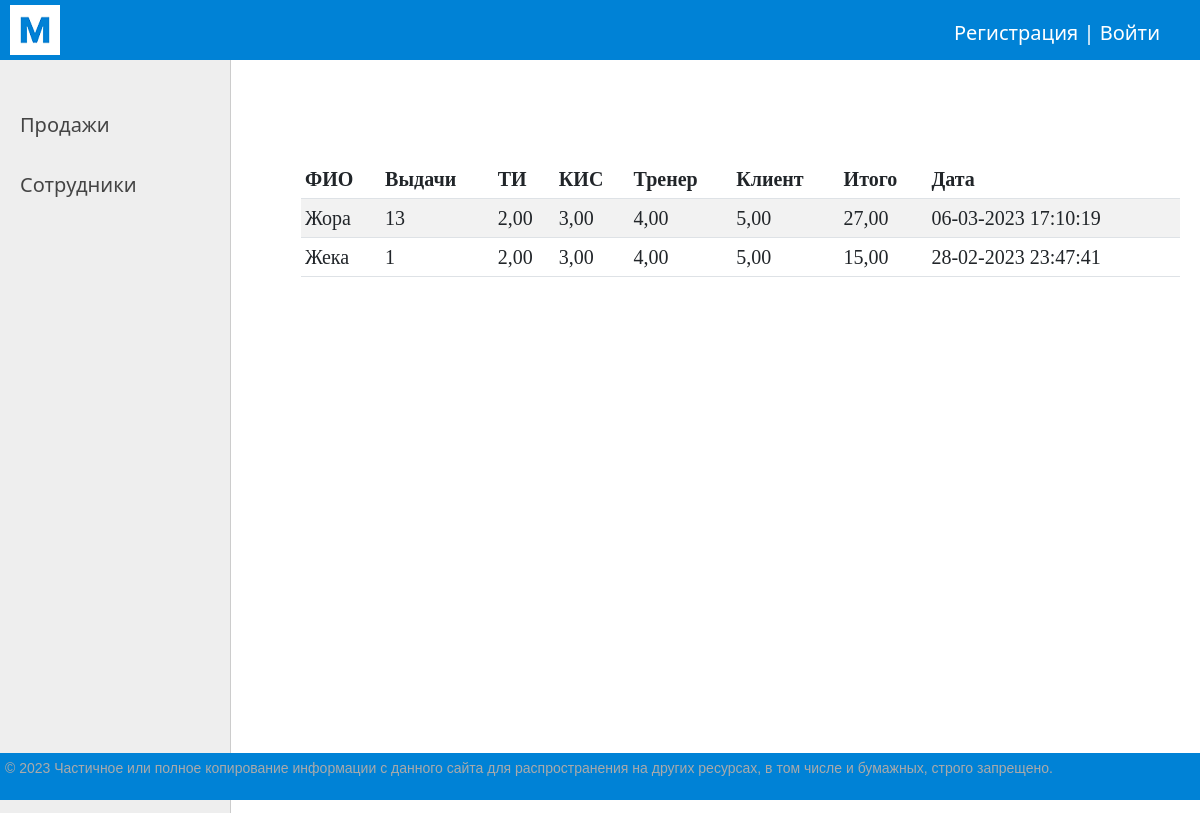
Before: /sales/ with the older database file.
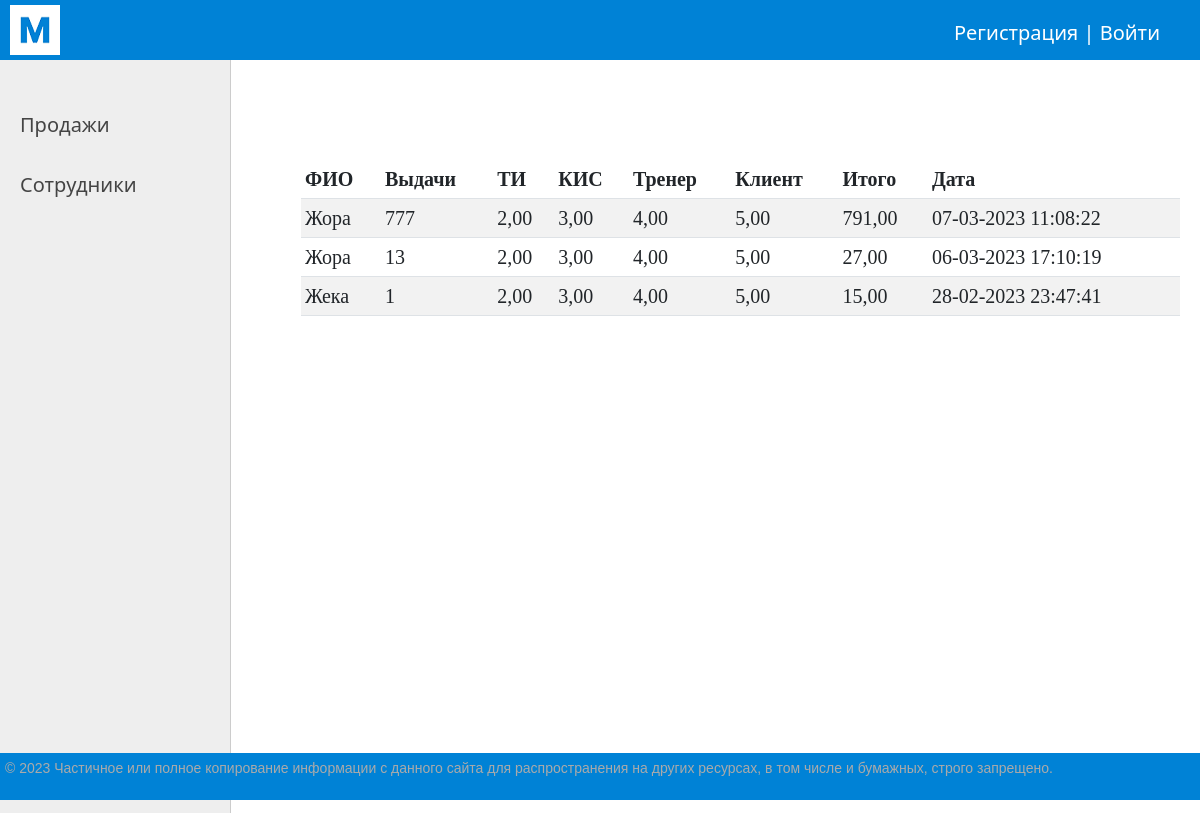
After: the same page with the newer database file.
### kpi/models.py (models this page shows, shortened)
class Sales(models.Model):
    fio = models.ForeignKey(Staff, on_delete=models.DO_NOTHING, null=True, verbose_name="ФИО")
    extradition = models.IntegerField(verbose_name="Выдачи")
    ti = models.DecimalField(max_digits=5, decimal_places=2, verbose_name="ТИ")
    kis = models.DecimalField(max_digits=5, decimal_places=2, verbose_name="КИС")
    trener = models.DecimalField(max_digits=5, decimal_places=2, verbose_name="Тренер")
    client = models.DecimalField(max_digits=5, decimal_places=2, verbose_name="Клиент")
    total = models.DecimalField(max_digits=5, decimal_places=2, default=0, verbose_name="Итого")
    time_create = models.DateTimeField(auto_now_add=True, verbose_name="Время")
    time_update = models.DateTimeField(auto_now=True)
    user = models.ForeignKey(User, verbose_name='Пользователь', on_delete=models.DO_NOTHING)
    class Meta:
        verbose_name = 'Продажи'
        verbose_name_plural = 'Продажи'
        ordering = ['-time_create', 'fio']

class Staff(models.Model):
    name = models.CharField(max_length=25, db_index=True, verbose_name="ФИО")
    photo = models.ImageField(upload_to="photos/%Y/%m/%d/", verbose_name="Фото")
    slug = models.SlugField(max_length=25, unique=True, db_index=True, verbose_name="URL")
    def __str__(self):
        return self.name
    class Meta:
        verbose_name = 'Сотрудник'
        verbose_name_plural = 'Сотрудники'
        ordering = ['name']

### kpi/views.py (the view)
# urls.py: path('sales/', SalesView.as_view(), name='sales'),
class SalesView(DataMixin, ListView):
    paginate_by = 10
    model = Sales
    template_name = 'kpi/sales.html'
    context_object_name = 'sales'
    def get_context_data(self, *, object_list=None, **kwargs):
        context = super().get_context_data(**kwargs)
        context['title'] = 'Продажи'
        if not self.request.user.is_authenticated:
            context['menu'] = []
        else:
            context['menu'] = [{'title': "Добавить продажу", 'url_name': 'add_sale'}]
        return context

### kpi/templates/kpi/sales.html (shortened to what this page needs)
{% extends 'kpi/base.html' %}
{% block content %}
        <div class="table-responsive">
            <table class="table table-striped table-sm">
                <thead>
                <tr>
                    <th scope="col">ФИО</th>
                    <th scope="col">Выдачи</th>
                    <th scope="col">ТИ</th>
                    <th scope="col">КИС</th>
                    <th scope="col">Тренер</th>
                    <th scope="col">Клиент</th>
                    <th scope="col">Итого</th>
                    <th scope="col">Дата</th>
                </tr>
                </thead>
                <tbody>
                {% for s in sales %}
                <tr>
                    <td>{{s.fio}}</td>
                    <td>{{s.extradition}}</td>
                    <td>{{s.ti}}</td>
                    <td>{{s.kis}}</td>
                    <td>{{s.trener}}</td>
                    <td>{{s.client}}</td>
                    <td>{{s.total}}</td>
                    <td>{{s.time_create|date:"d-m-Y H:i:s"}}</td>
                </tr>
                {% endfor %}
                </tbody>
            </table>
        </div>
    {% endblock %}

Changed rows visible on the page:
added Sales: fio "Жора", extradition "777", ti "2,00", kis "3,00", trener "4,00", client "5,00", total "791,00", time_create "07-03-2023 11:08:22"
